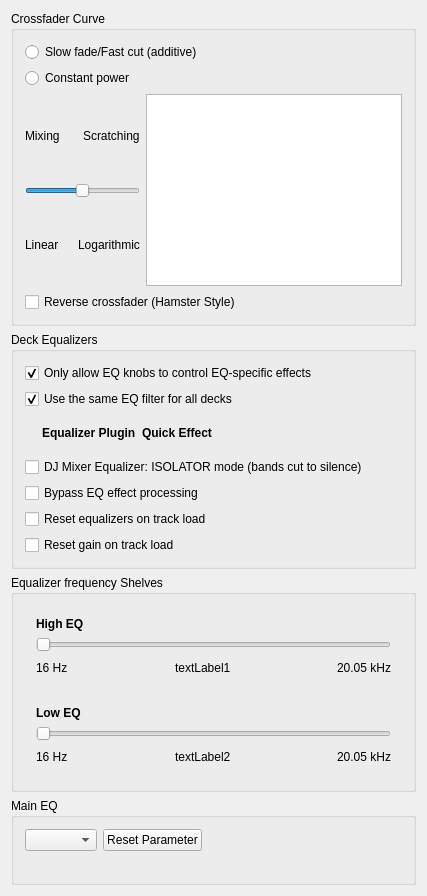
<?xml version="1.0" encoding="UTF-8"?>
<ui version="4.0">
 <class>DlgPrefMixerDlg</class>
 <widget class="QWidget" name="DlgPrefMixerDlg">
  <property name="geometry">
   <rect>
    <x>0</x>
    <y>0</y>
    <width>427</width>
    <height>333</height>
   </rect>
  </property>
  <property name="sizePolicy">
   <sizepolicy hsizetype="Expanding" vsizetype="Preferred">
    <horstretch>0</horstretch>
    <verstretch>0</verstretch>
   </sizepolicy>
  </property>
  <property name="windowTitle">
   <string>Crossfader Preferences</string>
  </property>
  <layout class="QVBoxLayout" name="verticalLayout_2">

   <item>
    <widget class="QGroupBox" name="groupBox">
     <property name="title">
      <string>Crossfader Curve</string>
     </property>
     <layout class="QVBoxLayout" name="verticalLayout">
      <item>
       <widget class="QRadioButton" name="radioButtonAdditive">
        <property name="sizePolicy">
         <sizepolicy hsizetype="Minimum" vsizetype="Fixed">
          <horstretch>0</horstretch>
          <verstretch>0</verstretch>
         </sizepolicy>
        </property>
        <property name="text">
         <string>Slow fade/Fast cut (additive)</string>
        </property>
        <attribute name="buttonGroup">
         <string notr="true">buttonGroupCrossfaderModes</string>
        </attribute>
       </widget>
      </item>
      <item>
       <widget class="QRadioButton" name="radioButtonConstantPower">
        <property name="text">
         <string>Constant power</string>
        </property>
        <attribute name="buttonGroup">
         <string notr="true">buttonGroupCrossfaderModes</string>
        </attribute>
       </widget>
      </item>
      <item>
       <layout class="QHBoxLayout">
        <item>
         <layout class="QVBoxLayout">
          <item>
           <layout class="QHBoxLayout">
            <item>
             <widget class="QLabel" name="label_xf_mixing">
              <property name="text">
               <string>Mixing</string>
              </property>
             </widget>
            </item>
            <item>
             <spacer>
              <property name="orientation">
               <enum>Qt::Horizontal</enum>
              </property>
              <property name="sizeHint" stdset="0">
               <size>
                <width>40</width>
                <height>20</height>
               </size>
              </property>
             </spacer>
            </item>
            <item>
             <widget class="QLabel" name="label_xf_scratching">
              <property name="text">
               <string>Scratching</string>
              </property>
             </widget>
            </item>
           </layout>
          </item>
          <item>
           <widget class="QSlider" name="SliderXFader">
            <property name="minimum">
             <number>0</number>
            </property>
            <property name="maximum">
             <number>100000</number>
            </property>
            <property name="singleStep">
             <number>1000</number>
            </property>
            <property name="pageStep">
             <number>1000</number>
            </property>
            <property name="value">
             <number>50000</number>
            </property>
            <property name="orientation">
             <enum>Qt::Horizontal</enum>
            </property>
           </widget>
          </item>
          <item>
           <layout class="QHBoxLayout">
            <item>
             <widget class="QLabel" name="label_linear">
              <property name="text">
               <string>Linear</string>
              </property>
              <property name="wordWrap">
               <bool>false</bool>
              </property>
             </widget>
            </item>
            <item>
             <spacer>
              <property name="orientation">
               <enum>Qt::Horizontal</enum>
              </property>
              <property name="sizeHint" stdset="0">
               <size>
                <width>40</width>
                <height>20</height>
               </size>
              </property>
             </spacer>
            </item>
            <item>
             <widget class="QLabel" name="label_logarithmic">
              <property name="text">
               <string>Logarithmic</string>
              </property>
              <property name="wordWrap">
               <bool>false</bool>
              </property>
             </widget>
            </item>
           </layout>
          </item>
         </layout>
        </item>
        <item>
         <widget class="QGraphicsView" name="graphicsViewXfader">
          <property name="sizePolicy">
           <sizepolicy hsizetype="Fixed" vsizetype="Fixed">
            <horstretch>0</horstretch>
            <verstretch>0</verstretch>
           </sizepolicy>
          </property>
          <property name="fixedSize">
           <size>
            <width>123</width>
            <height>83</height>
           </size>
          </property>
          <property name="verticalScrollBarPolicy">
           <enum>Qt::ScrollBarAlwaysOff</enum>
          </property>
          <property name="horizontalScrollBarPolicy">
           <enum>Qt::ScrollBarAlwaysOff</enum>
          </property>
         </widget>
        </item>
       </layout>
      </item>
      <item>
       <widget class="QCheckBox" name="checkBoxReverse">
        <property name="sizePolicy">
         <sizepolicy hsizetype="Minimum" vsizetype="Fixed">
          <horstretch>0</horstretch>
          <verstretch>0</verstretch>
         </sizepolicy>
        </property>
        <property name="text">
         <string>Reverse crossfader (Hamster Style)</string>
        </property>
       </widget>
      </item>
     </layout>
    </widget>
   </item>

   <item>
    <widget class="QGroupBox" name="DeckEqualizerOptions">
     <property name="title">
      <string>Deck Equalizers</string>
     </property>
     <layout class="QVBoxLayout" name="DeckEqualizerCheckboxes" stretch="0,0,0,0">
      <item>
       <widget class="QCheckBox" name="CheckBoxEqOnly">
        <property name="text">
         <string>Only allow EQ knobs to control EQ-specific effects</string>
        </property>
         <property name="checked">
         <bool>true</bool>
        </property>
        <property name="toolTip">
         <string>Uncheck to allow any effect to be loaded into the EQ knobs.</string>
        </property>
       </widget>
      </item>
      <item>
       <widget class="QCheckBox" name="CheckBoxSingleEqEffect">
        <property name="text">
         <string>Use the same EQ filter for all decks</string>
        </property>
        <property name="checked">
         <bool>true</bool>
        </property>
        <property name="toolTip">
         <string>Uncheck to allow different decks to use different EQ effects.</string>
        </property>
       </widget>
      </item>
      <item>
       <widget class="QWidget" name="GridWidgetDecks" native="true">
        <layout class="QGridLayout" name="gridLayout_3">
         <item row="0" column="0">
          <widget class="QWidget" name="widget" native="true"/>
         </item>
         <item row="0" column="1">
          <widget class="QLabel" name="label_eq_plugin">
           <property name="font">
            <font>
             <weight>75</weight>
             <bold>true</bold>
            </font>
           </property>
           <property name="text">
            <string>Equalizer Plugin</string>
           </property>
           <property name="leftMargin">
            <number>3</number>
           </property>
          </widget>
         </item>
         <item row="0" column="2">
          <widget class="QLabel" name="label_quickeffect">
           <property name="font">
            <font>
             <weight>75</weight>
             <bold>true</bold>
            </font>
           </property>
           <property name="leftMargin">
            <number>3</number>
           </property>
           <property name="text">
            <string>Quick Effect</string>
           </property>
          </widget>
         </item>
         <item row="0" column="3">
          <spacer name="horizontalSpacer">
           <property name="orientation">
            <enum>Qt::Horizontal</enum>
           </property>
           <property name="sizeHint" stdset="0">
            <size>
             <width>40</width>
             <height>5</height>
            </size>
           </property>
          </spacer>
         </item>
        </layout>
       </widget>
      </item>

      <item>
       <widget class="QCheckBox" name="CheckBoxB2BIsolator">
        <property name="text">
         <string>DJ Mixer Equalizer: ISOLATOR mode (bands cut to silence)</string>
        </property>
        <property name="toolTip">
         <string>Like a Pioneer DJM's EQ / ISOLATOR switch. Off (EQ mode): each band cuts down to -26 dB. On (ISOLATOR mode): each band cuts down to silence.</string>
        </property>
       </widget>
      </item>

      <item>
       <widget class="QCheckBox" name="CheckBoxBypass">
        <property name="text">
         <string>Bypass EQ effect processing</string>
        </property>
        <property name="toolTip">
         <string>When checked, EQs are not processed, improving performance on slower computers.</string>
        </property>
       </widget>
      </item>

      <item>
       <widget class="QCheckBox" name="CheckBoxEqAutoReset">
        <property name="toolTip">
         <string>Resets the equalizers to their default values when loading a track.</string>
        </property>
        <property name="text">
         <string>Reset equalizers on track load</string>
        </property>
       </widget>
      </item>

      <item>
       <widget class="QCheckBox" name="CheckBoxGainAutoReset">
        <property name="toolTip">
         <string>Resets the deck gain to unity when loading a track.</string>
        </property>
        <property name="text">
         <string>Reset gain on track load</string>
        </property>
       </widget>
      </item>

     </layout>
    </widget>
   </item>

   <item>
    <widget class="QGroupBox" name="GroupEQSliders">
     <property name="title">
      <string>Equalizer frequency Shelves</string>
     </property>
     <layout class="QVBoxLayout" name="vBoxLayout_1">

      <item>
       <widget class="QWidget" name="GroupHiEQ" native="true">
        <layout class="QVBoxLayout" name="vBoxLayout_2">

         <item>
          <widget class="QLabel" name="label_highshelf">
           <property name="text">
            <string>High EQ</string>
           </property>
           <property name="font">
            <font>
             <weight>75</weight>
             <bold>true</bold>
            </font>
           </property>
           <property name="wordWrap">
            <bool>false</bool>
           </property>
          </widget>
         </item>

         <item>
          <widget class="QSlider" name="SliderHiEQ">
           <property name="minimum">
            <number>100</number>
           </property>
           <property name="maximum">
            <number>100000</number>
           </property>
           <property name="singleStep">
            <number>30</number>
           </property>
           <property name="pageStep">
            <number>300</number>
           </property>
           <property name="value">
            <number>100</number>
           </property>
           <property name="orientation">
            <enum>Qt::Horizontal</enum>
           </property>
          </widget>
         </item>

         <item>
          <layout class="QHBoxLayout" name="sliderHiEQ_labels">
           <item>
            <widget class="QLabel" name="label_16hz">
             <property name="text">
              <string>16 Hz</string>
             </property>
             <property name="wordWrap">
              <bool>false</bool>
             </property>
            </widget>
           </item>
           <item>
            <spacer>
             <property name="orientation">
              <enum>Qt::Horizontal</enum>
             </property>
             <property name="sizeHint" stdset="0">
              <size>
               <width>40</width>
               <height>20</height>
              </size>
             </property>
            </spacer>
           </item>
           <item>
            <widget class="QLabel" name="TextHiEQ">
             <property name="text">
              <string notr="true">textLabel1</string>
             </property>
             <property name="wordWrap">
              <bool>false</bool>
             </property>
             <property name="buddy">
              <cstring>SliderHiEQ</cstring>
             </property>
            </widget>
           </item>
           <item>
            <spacer>
             <property name="orientation">
              <enum>Qt::Horizontal</enum>
             </property>
             <property name="sizeHint" stdset="0">
              <size>
               <width>40</width>
               <height>20</height>
              </size>
             </property>
            </spacer>
           </item>
           <item>
            <widget class="QLabel" name="label_20khz">
             <property name="text">
              <string>20.05 kHz</string>
             </property>
             <property name="wordWrap">
              <bool>false</bool>
             </property>
            </widget>
           </item>
          </layout>
         </item>

        </layout>
       </widget>
      </item>

      <item>
       <widget class="QWidget" name="GroupLoEQ" native="true">
        <layout class="QVBoxLayout" name="vBoxLayout_3">

         <item>
          <widget class="QLabel" name="label_lowshelf">
           <property name="text">
            <string>Low EQ</string>
           </property>
           <property name="font">
            <font>
             <weight>75</weight>
             <bold>true</bold>
            </font>
           </property>
           <property name="wordWrap">
            <bool>false</bool>
           </property>
          </widget>
         </item>

         <item>
          <widget class="QSlider" name="SliderLoEQ">
           <property name="minimum">
            <number>100</number>
           </property>
           <property name="maximum">
            <number>100000</number>
           </property>
           <property name="singleStep">
            <number>30</number>
           </property>
           <property name="pageStep">
            <number>300</number>
           </property>
           <property name="value">
            <number>100</number>
           </property>
           <property name="orientation">
            <enum>Qt::Horizontal</enum>
           </property>
          </widget>
         </item>

         <item>
          <layout class="QHBoxLayout" name="sliderLoEQ_labels">
           <item>
            <widget class="QLabel" name="label_16hz_lo">
             <property name="text">
              <string>16 Hz</string>
             </property>
             <property name="wordWrap">
              <bool>false</bool>
             </property>
            </widget>
           </item>
           <item>
            <spacer>
             <property name="orientation">
              <enum>Qt::Horizontal</enum>
             </property>
             <property name="sizeHint" stdset="0">
              <size>
               <width>40</width>
               <height>20</height>
              </size>
             </property>
            </spacer>
           </item>
           <item>
            <widget class="QLabel" name="TextLoEQ">
             <property name="text">
              <string notr="true">textLabel2</string>
             </property>
             <property name="wordWrap">
              <bool>false</bool>
             </property>
             <property name="buddy">
              <cstring>SliderLoEQ</cstring>
             </property>
            </widget>
           </item>
           <item>
            <spacer>
             <property name="orientation">
              <enum>Qt::Horizontal</enum>
             </property>
             <property name="sizeHint" stdset="0">
              <size>
               <width>40</width>
               <height>20</height>
              </size>
             </property>
            </spacer>
           </item>
           <item>
            <widget class="QLabel" name="label_20khz_lo">
             <property name="text">
              <string>20.05 kHz</string>
             </property>
             <property name="wordWrap">
              <bool>false</bool>
             </property>
            </widget>
           </item>
          </layout>
         </item>

        </layout>
       </widget>
      </item>

     </layout>
    </widget>
   </item>

   <item>
    <widget class="QGroupBox" name="MainMainEQ">
     <property name="title">
      <string>Main EQ</string>
     </property>
     <layout class="QVBoxLayout" name="verticalLayout_3">

      <item>
       <layout class="QHBoxLayout" name="horizontalLayout_2">
        <item>
         <widget class="QComboBox" name="comboBoxMainEq"/>
        </item>
        <item>
         <widget class="QPushButton" name="pbResetMainEq">
          <property name="text">
           <string>Reset Parameter</string>
          </property>
         </widget>
        </item>
        <item>
         <spacer name="horizontalSpacer_2">
          <property name="orientation">
           <enum>Qt::Horizontal</enum>
          </property>
          <property name="sizeHint" stdset="0">
           <size>
            <width>40</width>
            <height>20</height>
           </size>
          </property>
         </spacer>
        </item>
       </layout>
      </item>
      <item>
       <layout class="QHBoxLayout" name="horizontalLayout">
        <item>
         <layout class="QGridLayout" name="slidersGridLayout"/>
        </item>
        <item>
         <spacer name="horizontalSpacer_3">
          <property name="orientation">
           <enum>Qt::Horizontal</enum>
          </property>
          <property name="sizeHint" stdset="0">
           <size>
            <width>40</width>
            <height>20</height>
           </size>
          </property>
         </spacer>
        </item>
       </layout>
      </item>
     </layout>
    </widget>
   </item>

   <item>
    <spacer>
     <property name="orientation">
      <enum>Qt::Vertical</enum>
     </property>
     <property name="sizeHint" stdset="0">
      <size>
       <width>20</width>
       <height>40</height>
      </size>
     </property>
    </spacer>
   </item>

  </layout>
 </widget>
 <layoutdefault spacing="6" margin="11"/>
 <tabstops>
  <tabstop>radioButtonAdditive</tabstop>
  <tabstop>radioButtonConstantPower</tabstop>
  <tabstop>SliderXFader</tabstop>
  <tabstop>checkBoxReverse</tabstop>
  <tabstop>CheckBoxEqOnly</tabstop>
  <tabstop>CheckBoxSingleEqEffect</tabstop>
  <!-- TODO(ronso0)
      Dynamically add Eq / Quick Effect comboboxes -->
  <tabstop>CheckBoxB2BIsolator</tabstop>
  <tabstop>CheckBoxBypass</tabstop>
  <tabstop>CheckBoxEqAutoReset</tabstop>
  <tabstop>CheckBoxGainAutoReset</tabstop>
  <tabstop>SliderHiEQ</tabstop>
  <tabstop>SliderLoEQ</tabstop>
  <tabstop>comboBoxMainEq</tabstop>
  <tabstop>pbResetMainEq</tabstop>
  <!-- TODO(ronso0)
      Dynamically add Main EQ sliders -->
 </tabstops>
 <resources/>
 <buttongroups>
  <buttongroup name="buttonGroupCrossfaderModes"/>
 </buttongroups>
 <connections/>
</ui>
